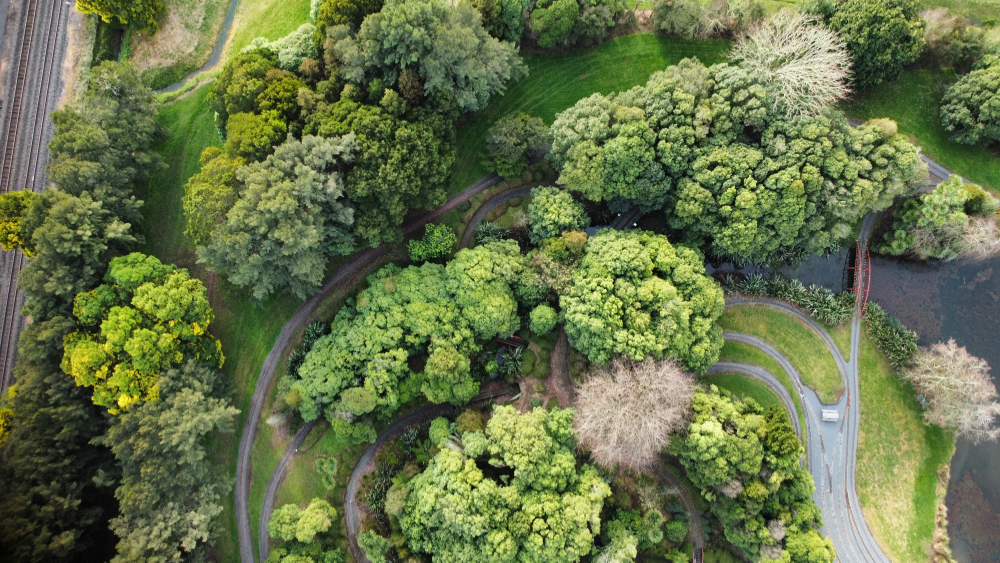
#> input picture sample.jpg, 4000 x 2250 px (shown at 1/4 size)
$ python FAST_corner.py --image sample.jpg
#> lines starting #> are read from the running program, lines starting #| are printed output that depends on the picture
import argparse
import math
import os
import sys
import cv2
import numpy as np

def make_checkerboard(w=800, h=600, squares=10):
    img = np.zeros((h, w), np.uint8)
    sw = w // squares
    sh = h // squares
    for y in range(squares):
        for x in range(squares):
            if (x + y) % 2 == 0:
                img[y*sh:(y+1)*sh, x*sw:(x+1)*sw] = 220
            else:
                img[y*sh:(y+1)*sh, x*sw:(x+1)*sw] = 30
    # add a few circles to break symmetry
    cv2.circle(img, (int(0.75*w), int(0.25*h)), 40, 150, -1)
    cv2.circle(img, (int(0.25*w), int(0.75*h)), 30, 90, -1)
    return img

def synthetic_transform(img):
    h, w = img.shape[:2]
    # rotation + scale + perspective + translation
    angle = 12  # deg
    scale = 0.9
    M = cv2.getRotationMatrix2D((w/2, h/2), angle, scale)
    rotated = cv2.warpAffine(img, M, (w, h), flags=cv2.INTER_LINEAR)

    src = np.float32([[0,0],[w-1,0],[w-1,h-1],[0,h-1]])
    dst = np.float32([[40,30],[w-60,10],[w-20,h-40],[20,h-10]])
    H = cv2.getPerspectiveTransform(src, dst)
    warped = cv2.warpPerspective(rotated, H, (w, h), flags=cv2.INTER_LINEAR)
    return warped

def grid_keep_top_k(keypoints, max_total=500, grid=(20, 15), image_shape=None):
    """
    Keep a uniform spatial spread: divide image into grid cells and keep
    the best (highest response) few overall until we reach max_total.
    """
    if image_shape is None:
        raise ValueError("image_shape required")
    h, w = image_shape[:2]
    gx, gy = grid
    cell_w = w / gx
    cell_h = h / gy
    # bucket keypoints
    buckets = [[[] for _ in range(gx)] for _ in range(gy)]
    for kp in keypoints:
        cx = min(gx-1, max(0, int(kp.pt[0] / cell_w)))
        cy = min(gy-1, max(0, int(kp.pt[1] / cell_h)))
        buckets[cy][cx].append(kp)
    # within each cell, sort by response (desc) and take top 3 (tweakable)
    selected = []
    for y in range(gy):
        for x in range(gx):
            cell = buckets[y][x]
            cell.sort(key=lambda k: k.response, reverse=True)
            selected.extend(cell[:3])
    # if too many, trim globally by response
    selected.sort(key=lambda k: k.response, reverse=True)
    return selected[:max_total]

def detect_fast(gray, threshold=16, nonmax=True, max_kpts=500):
    fast = cv2.FastFeatureDetector_create(threshold=threshold, nonmaxSuppression=nonmax, type=cv2.FAST_FEATURE_DETECTOR_TYPE_9_16)
    kps = fast.detect(gray, None)
    # Spread them with a grid and cap
    kps = grid_keep_top_k(kps, max_total=max_kpts, grid=(20, 15), image_shape=gray.shape)
    return kps

def compute_descriptors(gray, keypoints, prefer_brief=False):
    """
    Use ORB's descriptor (rotated BRIEF). If you have opencv-contrib, you could
    swap to BRIEF here (cv2.xfeatures2d.BriefDescriptorExtractor_create), but
    ORB descriptors are ideal and built-in.
    """
    orb = cv2.ORB_create(nfeatures=2000, edgeThreshold=19, patchSize=31, fastThreshold=0)  # we'll supply kps
    keypoints, desc = orb.compute(gray, keypoints)
    return keypoints, desc

def match_descriptors(desc1, desc2, ratio=0.75):
    bf = cv2.BFMatcher(cv2.NORM_HAMMING, crossCheck=False)
    raw = bf.knnMatch(desc1, desc2, k=2)
    good = []
    for m, n in raw:
        if m.distance < ratio * n.distance:
            good.append(m)
    return good

def estimate_homography(kps1, kps2, matches, reproj_thresh=2.0):
    if len(matches) < 4:
        return None, None
    pts1 = np.float32([kps1[m.queryIdx].pt for m in matches])
    pts2 = np.float32([kps2[m.trainIdx].pt for m in matches])
    H, mask = cv2.findHomography(pts1, pts2, cv2.RANSAC, reproj_thresh)
    inliers = mask.ravel().tolist() if mask is not None else None
    return H, inliers

def draw_results(img1, img2, kps1, kps2, matches, inliers, H):
    # Draw matches
    if inliers is not None:
        inlier_matches = [m for m, keep in zip(matches, inliers) if keep]
    else:
        inlier_matches = matches
    matched_vis = cv2.drawMatches(img1, kps1, img2, kps2, inlier_matches, None,
                                  matchColor=(0,255,0), singlePointColor=(255,0,0),
                                  flags=cv2.DrawMatchesFlags_NOT_DRAW_SINGLE_POINTS)
    # Draw projected outline of img1 onto img2 using H
    if H is not None:
        h, w = img1.shape[:2]
        box = np.float32([[0,0],[w,0],[w,h],[0,h]]).reshape(-1,1,2)
        proj = cv2.perspectiveTransform(box, H)
        proj_int = np.int32(proj + np.array([[[w,0]]], dtype=np.int32))  # shift because drawMatches concatenates
        cv2.polylines(matched_vis, [proj_int], True, (255,0,255), 3, cv2.LINE_AA)
    return matched_vis

def main():
    ap = argparse.ArgumentParser(description="FAST + ORB demo: detection, description, matching, homography.")
    ap.add_argument("--image", type=str, default="", help="Path to an image (optional).")
    ap.add_argument("--max-kpts", type=int, default=500, help="Max keypoints per image.")
    ap.add_argument("--fast-thresh", type=int, default=16, help="FAST corner threshold.")
    ap.add_argument("--ratio", type=float, default=0.75, help="Lowe ratio for KNN match.")
    ap.add_argument("--reproj", type=float, default=2.0, help="RANSAC reprojection threshold (px).")
    ap.add_argument("--save", type=str, default="output_matches.png", help="Where to save visualization.")
    args = ap.parse_args()

    if args.image and os.path.exists(args.image):
        img0 = cv2.imread(args.image, cv2.IMREAD_GRAYSCALE)
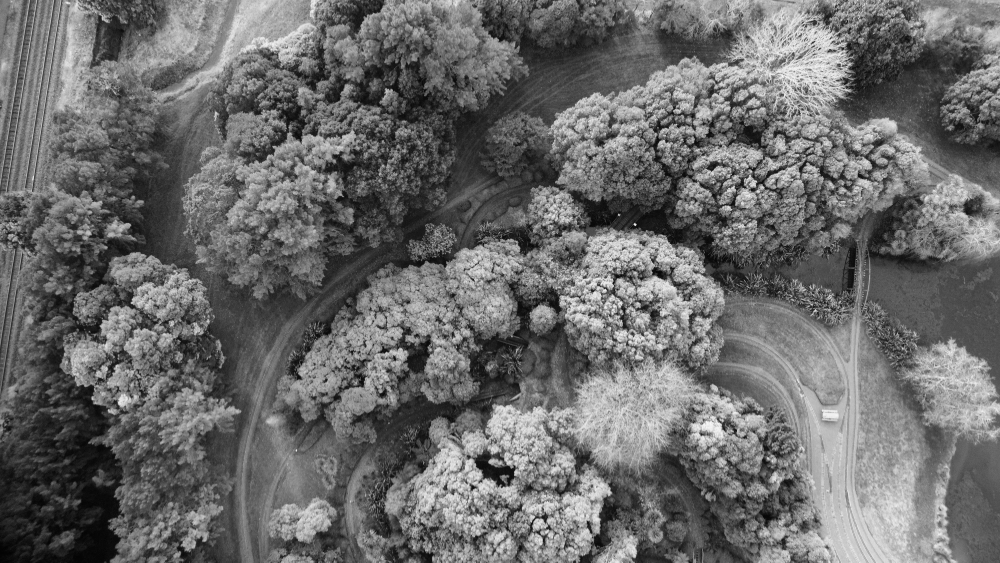
#> img0: shape (2250, 4000) (shown at 1/4 size); min 0, max 255, mean 107.2
        if img0 is None:
            print("Failed to read image; falling back to checkerboard.")
            img0 = make_checkerboard()
    else:
        img0 = make_checkerboard()

    img1 = img0
    img2 = synthetic_transform(img0)
#> in synthetic_transform, `rotated = cv2.warpAffine(img, M, (w, h), flags=cv2.INTER_LINEAR)`:
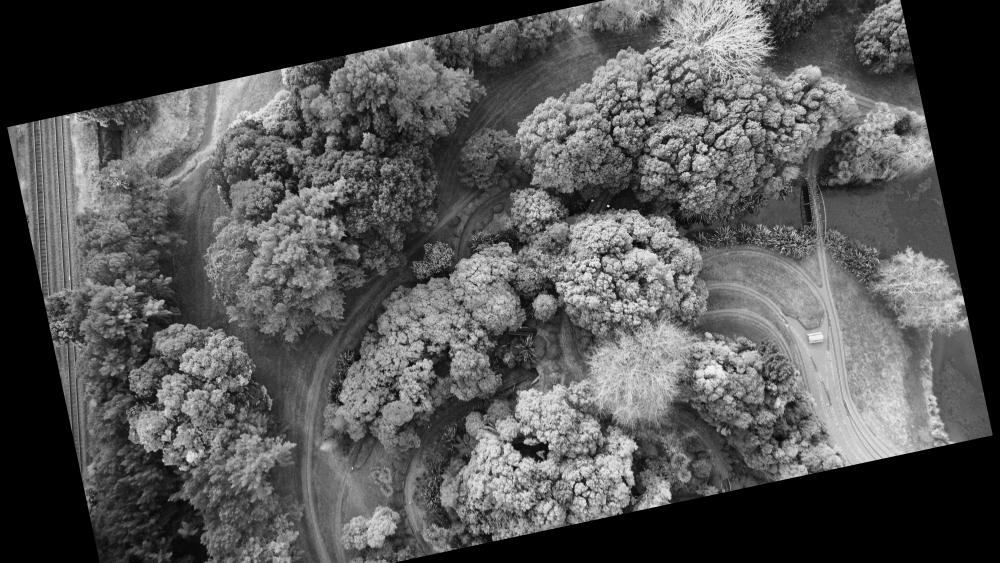
#> rotated: shape (2250, 4000) (shown at 1/4 size); min 0, max 255, mean 84
#> in synthetic_transform, `warped = cv2.warpPerspective(rotated, H, (w, h), flags=cv2.INTER_LINEAR)`:
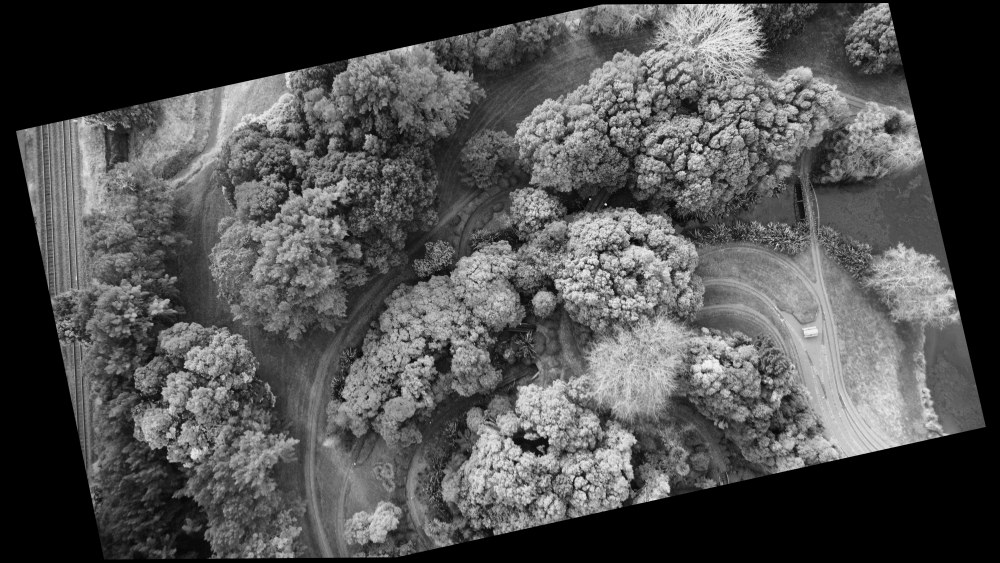
#> warped: shape (2250, 4000) (shown at 1/4 size); min 0, max 253, mean 80.9

    # Detect keypoints with FAST
    kps1 = detect_fast(img1, threshold=args.fast_thresh, nonmax=True, max_kpts=args.max_kpts)
#> in detect_fast, `kps = fast.detect(gray, None)`: kps = 292103 keypoints; strongest (x, y, size): (2422, 1156, 7), (2541, 903, 7), (2545, 897, 7), (2926, 696, 7)
#> the loop in grid_keep_top_k, `for kp in keypoints:` made 292103 passes
#> (kp, cx) on passes 1 to 3: (keypoint at (126, 3), size 7, 0), (keypoint at (141, 3), size 7, 0), (keypoint at (149, 3), size 7, 0)
#> in detect_fast, `kps = grid_keep_top_k(kps, max_total=max_kpts, grid=(20, 15), image_sh..`: kps = 500 keypoints; strongest (x, y, size): (2422, 1156, 7), (2541, 903, 7), (2545, 897, 7), (2926, 696, 7)
#> kps1 has the same summary as kps in detect_fast
    kps2 = detect_fast(img2, threshold=args.fast_thresh, nonmax=True, max_kpts=args.max_kpts)
#> in detect_fast (call 2), `kps = fast.detect(gray, None)`: kps = 156638 keypoints; strongest (x, y, size): (3552, 12, 7), (2427, 816, 7), (2809, 581, 7), (2852, 16, 7)
#> the loop in grid_keep_top_k (call 2), `for kp in keypoints:` made 156638 passes
#> (kp, cx) on passes 1 to 3: (keypoint at (3517, 12), size 7, 17), (keypoint at (3520, 12), size 7, 17), (keypoint at (3525, 12), size 7, 17)
#> in detect_fast (call 2), `kps = grid_keep_top_k(kps, max_total=max_kpts, grid=(20, 15), image_sh..`: kps = 500 keypoints; strongest (x, y, size): (3552, 12, 7), (2427, 816, 7), (2809, 581, 7), (2852, 16, 7)
#> kps2 has the same summary as kps in detect_fast

    # Describe with ORB's BRIEF (rotated)
    kps1, desc1 = compute_descriptors(img1, kps1)
#> in compute_descriptors, `keypoints, desc = orb.compute(gray, keypoints)`: keypoints = 497 keypoints; strongest (x, y, size): (2422, 1156, 7), (2541, 903, 7), (2545, 897, 7), (2926, 696, 7)
#> kps1 has the same summary as keypoints in compute_descriptors
    kps2, desc2 = compute_descriptors(img2, kps2)
#> in compute_descriptors (call 2), `keypoints, desc = orb.compute(gray, keypoints)`: keypoints = 489 keypoints; strongest (x, y, size): (2427, 816, 7), (2809, 581, 7), (2359, 793, 7), (2645, 578, 7)
#> kps2 has the same summary as keypoints in compute_descriptors

    if desc1 is None or desc2 is None or len(kps1) == 0 or len(kps2) == 0:
        print("No descriptors/keypoints produced. Try lowering --fast-thresh.")
        sys.exit(1)

    # Match
    good = match_descriptors(desc1, desc2, ratio=args.ratio)
#> in match_descriptors, `raw = bf.knnMatch(desc1, desc2, k=2)`: raw = 497 matches
#> after the loop in match_descriptors, `for m, n in raw:`: good = 58 matches
#> good = 58 matches

    # Homography
    H, inliers = estimate_homography(kps1, kps2, good, reproj_thresh=args.reproj)
#> in estimate_homography, `pts1 = np.float32([kps1[m.queryIdx].pt for m in matches])`: pts1 = 58 pairs, first value 370 to 3711, second value 48 to 2109
#> in estimate_homography, `pts2 = np.float32([kps2[m.trainIdx].pt for m in matches])`: pts2 = 58 pairs, first value 527 to 3440, second value 217 to 2030
#> in estimate_homography, `H, mask = cv2.findHomography(pts1, pts2, cv2.RANSAC, reproj_thresh)`: H = [[0.867, 0.176, 63.6], [-0.186, 0.854, 523.9], [2.32e-06, -5.64e-06, 1]]; mask = 58 values, max 1 at index 0, min 0 at index 25, mean 0.897
#> in estimate_homography, `inliers = mask.ravel().tolist() if mask is not None else None`: inliers has the same summary as mask
#> inliers has the same summary as mask in estimate_homography

    # Report
    inlier_count = sum(inliers) if inliers is not None else 0
#> inlier_count = 52
    print(f"Keypoints: img1={len(kps1)} img2={len(kps2)}")
#| Keypoints: img1=497 img2=489
    print(f"Good matches (ratio {args.ratio:.2f}): {len(good)}")
#| Good matches (ratio 0.75): 58
    print(f"Inliers: {inlier_count} {'(homography found)' if H is not None else '(no H)'}")
#| Inliers: 52 (homography found)

    # Visualize
    vis = draw_results(cv2.cvtColor(img1, cv2.COLOR_GRAY2BGR),
                       cv2.cvtColor(img2, cv2.COLOR_GRAY2BGR),
                       kps1, kps2, good, inliers, H)
#> in draw_results, `inlier_matches = [m for m, keep in zip(matches, inliers) if keep]`: inlier_matches = 52 matches
#> in draw_results, `matched_vis = cv2.drawMatches(img1, kps1, img2, kps2, inlier_matches, ..`:
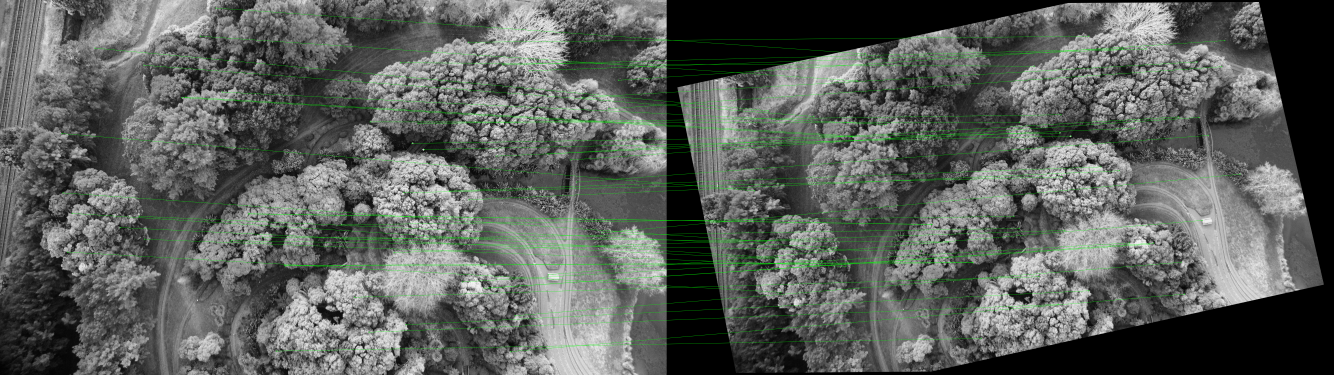
#> matched_vis: shape (2250, 8000, 3) (shown at 1/6 size); mean B, G, R 92.4, 96.5, 92.4
#> in draw_results, `proj = cv2.perspectiveTransform(box, H)`: proj = [[63.6, 523.9], [3501, -218.2], [3942.9, 1707.3], [465.5, 2477.1]]
#> in draw_results, `proj_int = np.int32(proj + np.array([[[w,0]]], dtype=np.int32))`: proj_int = [[4063, 523], [7500, -218], [7942, 1707], [4465, 2477]]
    cv2.imwrite(args.save, vis)
    print(f"Saved visualization to: {args.save}")

    # Optional preview (comment out if running headless)
    try:
        cv2.imshow("FAST+ORB matches", vis)
        cv2.waitKey(0)
    except Exception:
        pass

if __name__ == "__main__":
    main()
